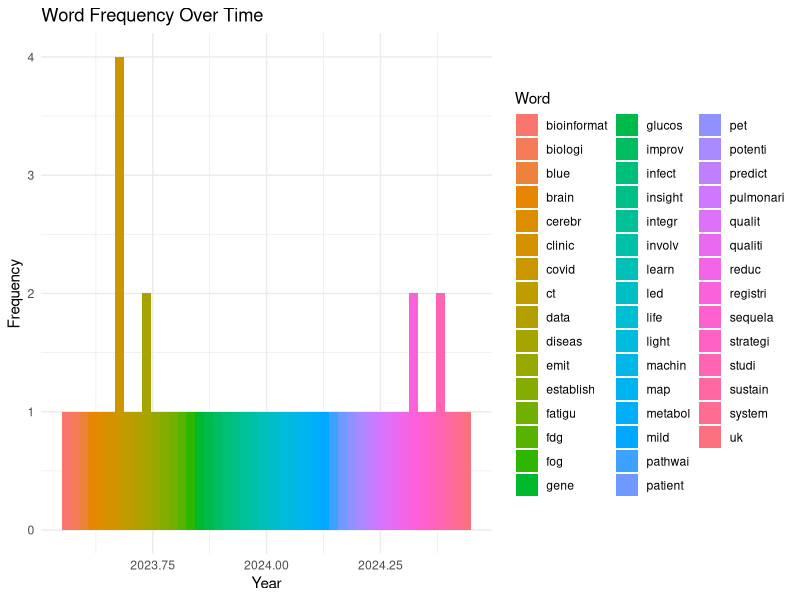
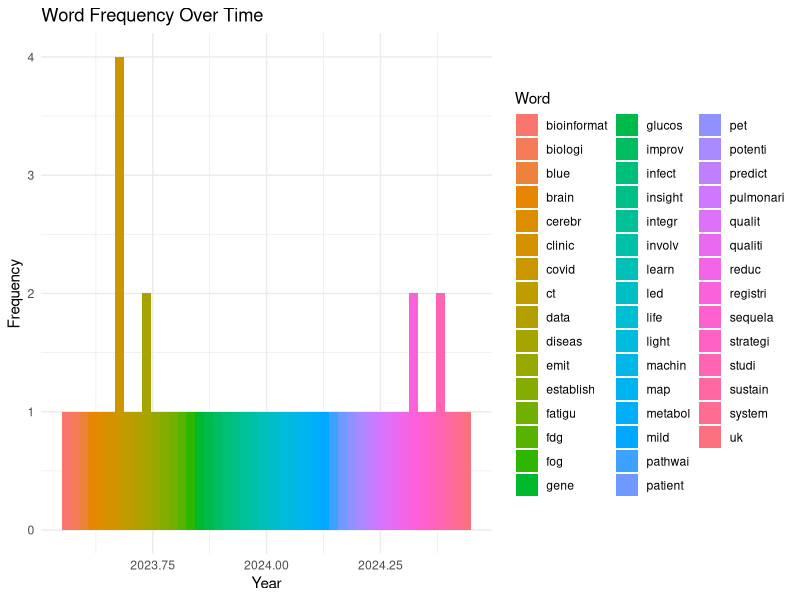

Generate these figures, in order, with R:

library(tidyverse)
library(tidytext)


data <- read_tsv("clean/cleaned_article_info.tsv")


word_freq <- data %>%
  unnest_tokens(word, cleaned_title) %>%  
  count(Year, word, sort = TRUE) %>%      
  group_by(Year) %>%
  top_n(10, n)                           


ggplot(word_freq, aes(x = Year, y = n, fill = word)) +
  geom_bar(stat = "identity", position = "dodge") +
  theme_minimal() +
  labs(title = "Word Frequency Over Time",
       x = "Year",
       y = "Frequency",
       fill = "Word")

output_path <- "plot/word_frequency_plot.png"

# ggsave 
ggsave(output_path, 
       plot = last_plot(),  
       width = 10,         
       height = 6,        
       dpi = 300)         
